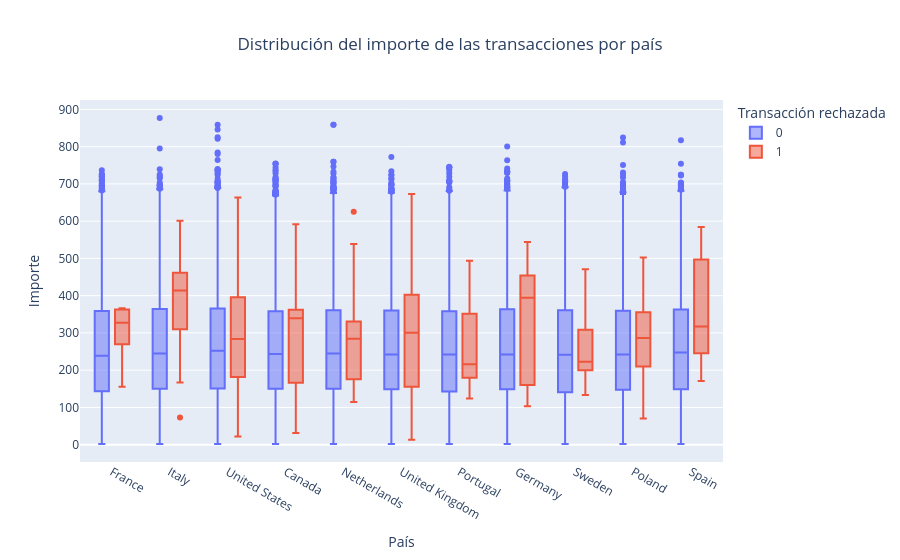

Notebook cell for this chart:
### Markdown cell above
1.2.6 - Tres variables combinadas.

### Code cell
trans_data_user = pd.merge(transaction, data_user, left_on= 'user_id', right_on= 'id')

fig = px.box(
    trans_data_user,
    x="country",
    y="amount",
    color="declined",
    title="Distribución del importe de las transacciones por país",
    labels={"country": "País",
            "amount": "Importe",
            "declined": "Transacción rechazada"})

fig.update_layout(title_x=0.5)

fig.show()

### Figure 1 — Plotly figure (JSON) as saved in the notebook; plotly's stock layout.template omitted (floating-point values rounded to 4 significant figures; data arrays with more than 128 entries replaced by an {"elided": "..."} marker saying what was removed)
{"data": [{"alignmentgroup": "True", "hovertemplate": "Transacción rechazada=0<br>País=%{x}<br>Importe=%{y}<extra></extra>", "legendgroup": "0", "marker": {"color": "#636efa"}, "name": "0", "notched": false, "offsetgroup": "0", "orientation": "v", "showlegend": true, "type": "box", "x": {"elided": "99763 str values"}, "x0": " ", "xaxis": "x", "y": {"elided": "99763 float values"}, "y0": " ", "yaxis": "y"}, {"alignmentgroup": "True", "hovertemplate": "Transacción rechazada=1<br>País=%{x}<br>Importe=%{y}<extra></extra>", "legendgroup": "1", "marker": {"color": "#EF553B"}, "name": "1", "notched": false, "offsetgroup": "1", "orientation": "v", "showlegend": true, "type": "box", "x": {"elided": "237 str values"}, "x0": " ", "xaxis": "x", "y": {"elided": "237 float values"}, "y0": " ", "yaxis": "y"}], "layout": {"boxmode": "group", "legend": {"title": {"text": "Transacción rechazada"}, "tracegroupgap": 0}, "title": {"text": "Distribución del importe de las transacciones por país", "x": 0.5}, "xaxis": {"anchor": "y", "domain": [0, 1], "title": {"text": "País"}}, "yaxis": {"anchor": "x", "domain": [0, 1], "title": {"text": "Importe"}}}}
